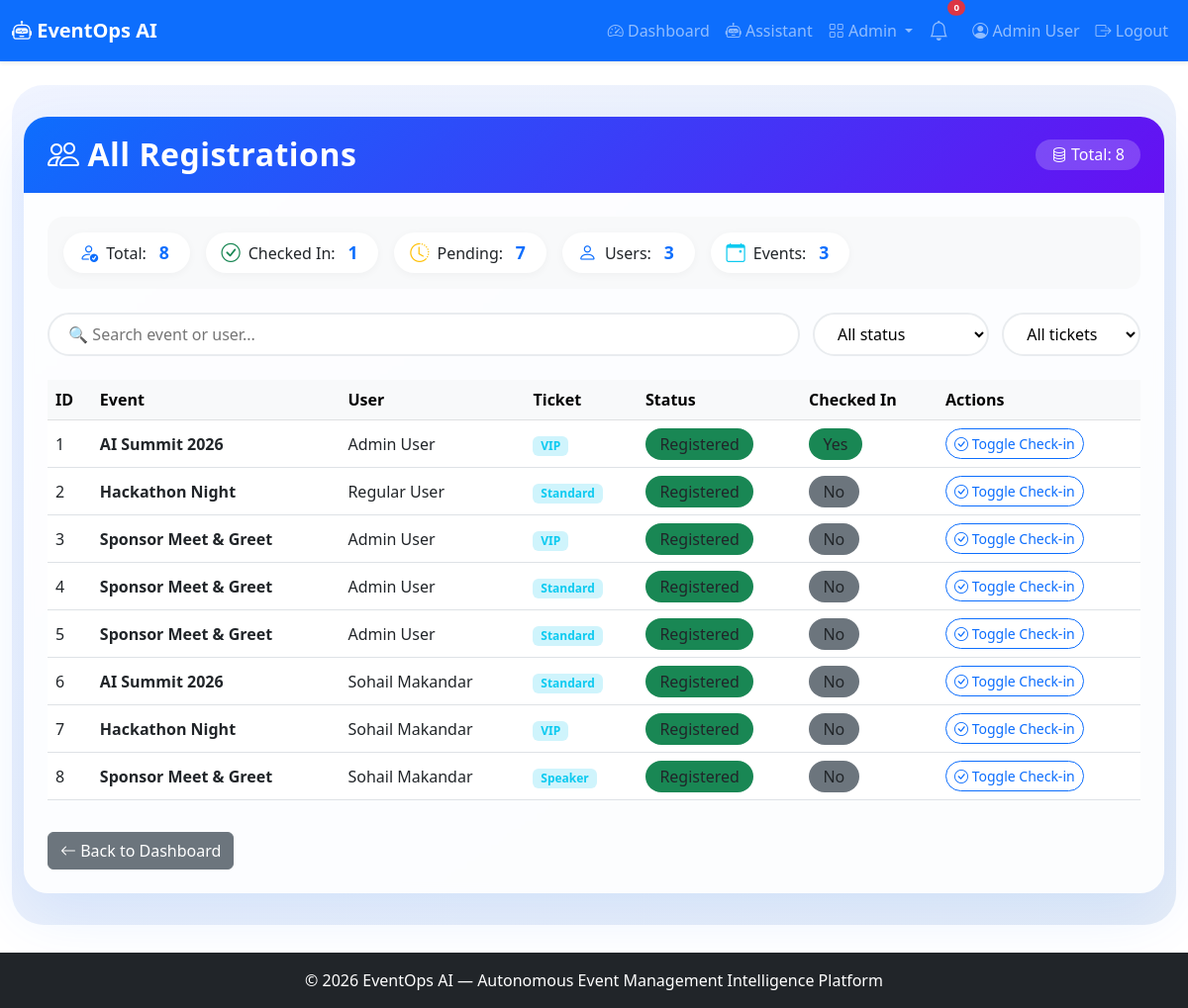
The page /admin/registrations (signed in) on the database its author committed.
### app.py (models this page shows, shortened)
class User(UserMixin, db.Model):
    id = db.Column(db.Integer, primary_key=True)
    name = db.Column(db.String(100), nullable=False)
    email = db.Column(db.String(100), unique=True, nullable=False)
    password_hash = db.Column(db.String(200), nullable=False)
    role = db.Column(db.String(20), default='user')
    created_at = db.Column(db.DateTime, default=lambda: datetime.now(timezone.utc))

class Registration(db.Model):
    id = db.Column(db.Integer, primary_key=True)
    user_id = db.Column(db.Integer, db.ForeignKey('user.id'))
    event_id = db.Column(db.Integer, db.ForeignKey('event.id'))
    ticket_type = db.Column(db.String(50))
    status = db.Column(db.String(20), default='registered')
    checked_in = db.Column(db.Boolean, default=False)
    registered_at = db.Column(db.DateTime, default=lambda: datetime.now(timezone.utc))
    user = db.relationship('User', backref='registrations')
    event = db.relationship('Event', backref='registrations')

class Event(db.Model):
    id = db.Column(db.Integer, primary_key=True)
    title = db.Column(db.String(200), nullable=False)
    description = db.Column(db.Text)
    date = db.Column(db.String(50))
    time = db.Column(db.String(50))
    location = db.Column(db.String(200))
    capacity = db.Column(db.Integer)
    status = db.Column(db.String(20), default='upcoming')
    created_at = db.Column(db.DateTime, default=lambda: datetime.now(timezone.utc))

### app.py (the view)
@app.route('/admin/registrations')
@login_required
def admin_registrations():
    if current_user.role != 'admin':
        abort(403)
    registrations = Registration.query.all()
    return render_template('admin_registrations.html', registrations=registrations)

### app.py (called while the page is built)
@login_manager.user_loader
def load_user(user_id):
    return User.query.get(int(user_id))

### Milestone 3/Event managemaent/templates/admin_registrations.html (shortened to what this page needs)
{% extends "base.html" %}
{% block content %}
<div class="admin-wrapper">
    <div class="container-fluid">
        <div class="card admin-card">
            <div class="card-header d-flex flex-wrap justify-content-between align-items-center">
                <h2 class="mb-0"><i class="bi bi-people me-2"></i>All Registrations</h2>
                <span class="total-badge">
                    <i class="bi bi-database"></i> Total: {{ registrations|length }}
                </span>
            </div>
            <div class="card-body">
                <div class="stats-row">
                    <div class="stat-item"><i class="bi bi-person-check"></i> Total: <span class="stat-num">{{ registrations|length }}</span></div>
                    <div class="stat-item"><i class="bi bi-check-circle text-success"></i> Checked In: <span class="stat-num">{{ registrations|selectattr('checked_in', 'equalto', True)|list|length }}</span></div>
                    <div class="stat-item"><i class="bi bi-clock-history text-warning"></i> Pending: <span class="stat-num">{{ registrations|selectattr('checked_in', 'equalto', False)|list|length }}</span></div>
                    <div class="stat-item"><i class="bi bi-person text-primary"></i> Users: <span class="stat-num">{{ registrations|map(attribute='user_id')|unique|list|length }}</span></div>
                    <div class="stat-item"><i class="bi bi-calendar-event text-info"></i> Events: <span class="stat-num">{{ registrations|map(attribute='event_id')|unique|list|length }}</span></div>
                </div>
                <div class="filter-bar">
                    <input type="text" id="searchReg" class="search-box" placeholder="🔍 Search event or user...">
                    <select id="filterChecked" class="filter-select">
                        <option value="">All status</option>
                    </select>
                    <select id="filterTicket" class="filter-select">
                        <option value="">All tickets</option>
                    </select>
                </div>
                <div class="table-responsive">
                    <table class="table table-hover align-middle" id="regTable">
                        <thead class="table-light">
                            <tr>
                                <th>ID</th>
                                <th>Event</th>
                                <th>User</th>
                                <th>Ticket</th>
                                <th>Status</th>
                                <th>Checked In</th>
                                <th>Actions</th>
                            </tr>
                        </thead>
                        <tbody>
                            {% for reg in registrations %}
                            <tr data-event="{{ reg.event.title|lower }}"
                                data-user="{{ reg.user.name|lower if reg.user else '' }}"
                                data-checked="{{ reg.checked_in|string|lower }}"
                                data-ticket="{{ reg.ticket_type|lower }}">
                                <td>{{ reg.id }}</td>
                                <td><strong>{{ reg.event.title }}</strong></td>
                                <td>{{ reg.user.name if reg.user else 'N/A' }}</td>
                                <td><span class="badge bg-info-subtle text-info">{{ reg.ticket_type }}</span></td>
                                <td><span class="badge-status bg-{{ 'success' if reg.status == 'registered' else 'warning' }}">{{ reg.status|title }}</span></td>
                                <td>
                                    <span class="badge-status bg-{{ 'success' if reg.checked_in else 'secondary' }}">
                                        {{ 'Yes' if reg.checked_in else 'No' }}
                                    </span>
                                </td>
                                <td>
                                    <a href="{{ url_for('admin_checkin', reg_id=reg.id) }}" class="btn btn-sm btn-outline-primary">
                                        <i class="bi bi-check-circle"></i> Toggle Check-in
                                    </a>
                                </td>
                            </tr>
                            {% endfor %}
                        </tbody>
                    </table>
                </div>
                <div class="mt-3">
                    <a href="{{ url_for('dashboard') }}" class="btn btn-secondary">
                        <i class="bi bi-arrow-left"></i> Back to Dashboard
                    </a>
                </div>
            </div>
        </div>
    </div>
</div>
{% endblock %}

### Milestone 1/Event managemaent/templates/base.html (shortened to what this page needs)
<!DOCTYPE html>
<html lang="en">
<head>
    <link href="https://cdn.jsdelivr.net/npm/bootstrap@5.3.0/dist/css/bootstrap.min.css" rel="stylesheet">
    <link rel="stylesheet" href="https://cdn.jsdelivr.net/npm/bootstrap-icons@1.11.0/font/bootstrap-icons.css">
    <link rel="stylesheet" href="{{ url_for('static', filename='css/style.css') }}">
</head>
<body>
    <nav class="navbar navbar-expand-lg navbar-dark bg-primary shadow-sm">
        <div class="container-fluid">
            <a class="navbar-brand fw-bold" href="{{ url_for('index') }}">
                <i class="bi bi-robot"></i> EventOps AI
            </a>
            <div class="collapse navbar-collapse" id="navbarNav">
                <ul class="navbar-nav ms-auto align-items-lg-center">
                    {% if current_user.is_authenticated %}
                        <li class="nav-item">
                            <a class="nav-link" href="{{ url_for('dashboard') }}">
                                <i class="bi bi-speedometer2"></i> Dashboard
                            </a>
                        </li>
                        <li class="nav-item">
                            <a class="nav-link" href="{{ url_for('assistant_page') }}">
                                <i class="bi bi-robot"></i> Assistant
                            </a>
                        </li>
                        {% if current_user.role == 'admin' %}
                        <li class="nav-item dropdown">
                            <a class="nav-link dropdown-toggle" href="#" role="button" data-bs-toggle="dropdown">
                                <i class="bi bi-grid"></i> Admin
                            </a>
                        </li>
                        {% endif %}
                        <li class="nav-item position-relative me-2">
                            <a class="nav-link" href="#" title="Notifications" data-bs-toggle="dropdown">
                                <i class="bi bi-bell fs-5"></i>
                                <span class="position-absolute top-0 start-100 translate-middle badge rounded-pill bg-danger" style="font-size:0.6rem;">
                                    0
                                </span>
                            </a>
                        </li>
                        <li class="nav-item">
                            <a class="nav-link" href="{{ url_for('profile') }}">
                                <i class="bi bi-person-circle"></i> {{ current_user.name }}
                            </a>
                        </li>
                        <li class="nav-item">
                            <a class="nav-link" href="{{ url_for('logout') }}">
                                <i class="bi bi-box-arrow-right"></i> Logout
                            </a>
                        </li>
                    {% endif %}
                </ul>
            </div>
        </div>
    </nav>
    <main class="container-fluid py-4">
        {% block content %}{% endblock %}
    </main>
    <footer class="footer bg-dark text-white py-3 mt-4">
        <div class="container text-center">
            <span>© 2026 EventOps AI — Autonomous Event Management Intelligence Platform</span>
        </div>
    </footer>
</body>
</html>

### Milestone 1/Event managemaent/static/css/style.css (style rules this page uses)
body { padding-bottom: 60px; }
.footer { position: fixed; bottom: 0; width: 100%; }

### Milestone 3/Event managemaent/templates/admin_registrations.html (style rules this page uses)
.admin-wrapper { background: linear-gradient(145deg, #f0f4ff 0%, #e6edf7 100%); padding: 2rem 0; border-radius: 2rem; }
.admin-card { border: none; border-radius: 1.5rem; box-shadow: 0 20px 60px rgba(13, 110, 253, 0.10); background: rgba(255, 255, 255, 0.85); backdrop-filter: blur(4px); overflow: hidden; }
.admin-card .card-header { background: linear-gradient(135deg, #0d6efd, #6610f2); color: white; padding: 1.2rem 1.5rem; border: none; }
.admin-card .card-header h2 { font-weight: 700; letter-spacing: 0.5px; }
.admin-card .card-body { padding: 1.5rem; }
.stats-row { display: flex; flex-wrap: wrap; gap: 1rem; margin-bottom: 1.5rem; background: #f8f9fa; border-radius: 1rem; padding: 1rem; }
.stats-row .stat-item { display: flex; align-items: center; gap: 0.5rem; background: white; padding: 0.4rem 1rem; border-radius: 50px; box-shadow: 0 2px 8px rgba(0,0,0,0.04); }
.stats-row .stat-item i { font-size: 1.2rem; color: #0d6efd; }
.stats-row .stat-item .stat-num { font-weight: 700; color: #0d6efd; font-size: 1.1rem; margin: 0 0.3rem; }
.filter-bar { display: flex; flex-wrap: wrap; gap: 0.8rem; margin-bottom: 1.5rem; }
.filter-bar .search-box { flex: 1; min-width: 200px; border-radius: 50px; border: 2px solid #e9ecef; padding: 0.5rem 1.2rem; transition: all 0.2s; background: white; }
.filter-bar .filter-select { border-radius: 50px; border: 2px solid #e9ecef; padding: 0.5rem 1.2rem; background: white; transition: all 0.2s; min-width: 140px; }
.table-hover tbody tr { transition: all 0.2s ease; }
.badge-status { padding: 0.3rem 0.9rem; border-radius: 30px; font-weight: 500; }
.btn-outline-primary { border-radius: 30px; transition: all 0.2s; }
.total-badge { background: rgba(255,255,255,0.2); padding: 0.2rem 1rem; border-radius: 30px; font-weight: 500; }

### rows shown on the page
User: name "Admin User"
Registration: id "1", event "AI Summit 2026", user "Admin User", ticket_type "VIP", status "Registered", checked_in "Yes"
Registration: id "2", event "Hackathon Night", user "Regular User", ticket_type "Standard", status "Registered", checked_in "No"
Registration: id "3", event "Sponsor Meet & Greet", user "Admin User", ticket_type "VIP", status "Registered", checked_in "No"
Registration: id "4", event "Sponsor Meet & Greet", user "Admin User", ticket_type "Standard", status "Registered", checked_in "No"
Registration: id "5", event "Sponsor Meet & Greet", user "Admin User", ticket_type "Standard", status "Registered", checked_in "No"
Registration: id "6", event "AI Summit 2026", user "Sohail Makandar", ticket_type "Standard", status "Registered", checked_in "No"
Registration: id "7", event "Hackathon Night", user "Sohail Makandar", ticket_type "VIP", status "Registered", checked_in "No"
Registration: id "8", event "Sponsor Meet & Greet", user "Sohail Makandar", ticket_type "Speaker", status "Registered", checked_in "No"

### other values the page prints
{{ registrations|length }} "8"
{{ registrations|selectattr('checked_in', 'equalto', True)|list|length }} "1"
{{ registrations|selectattr('checked_in', 'equalto', False)|list|length }} "7"
{{ registrations|map(attribute='user_id')|unique|list|length }} "3"
{{ registrations|map(attribute='event_id')|unique|list|length }} "3"
